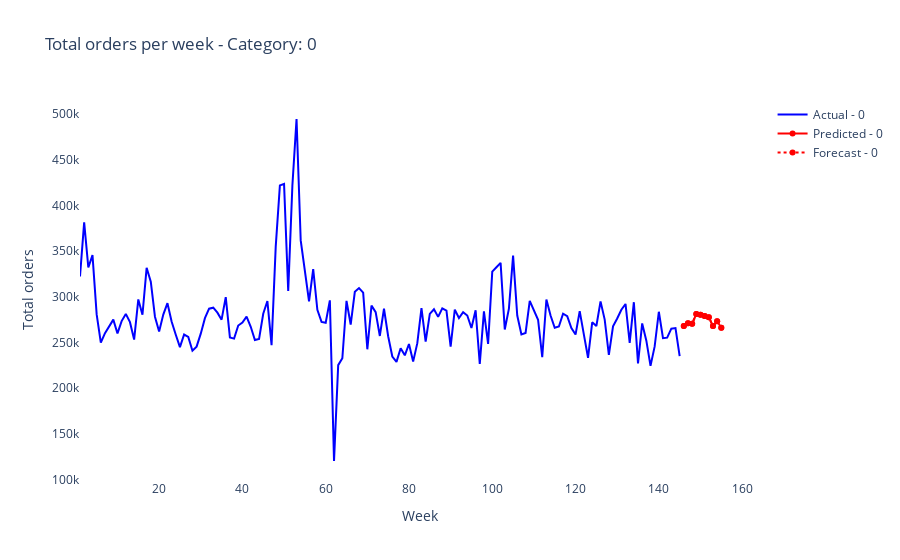
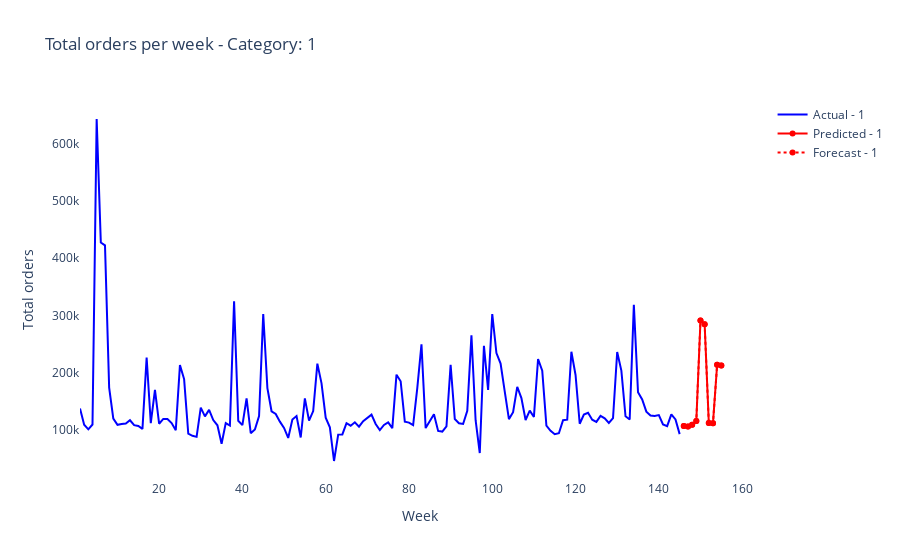
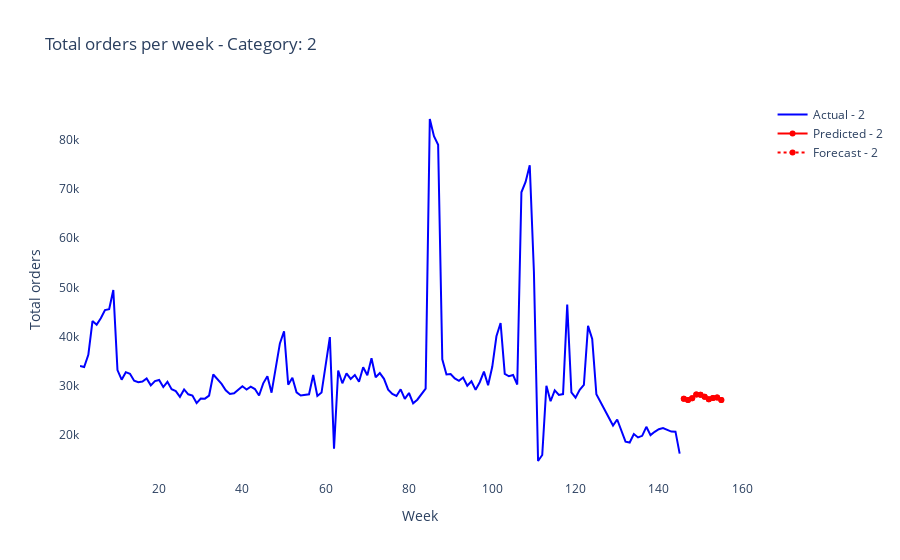
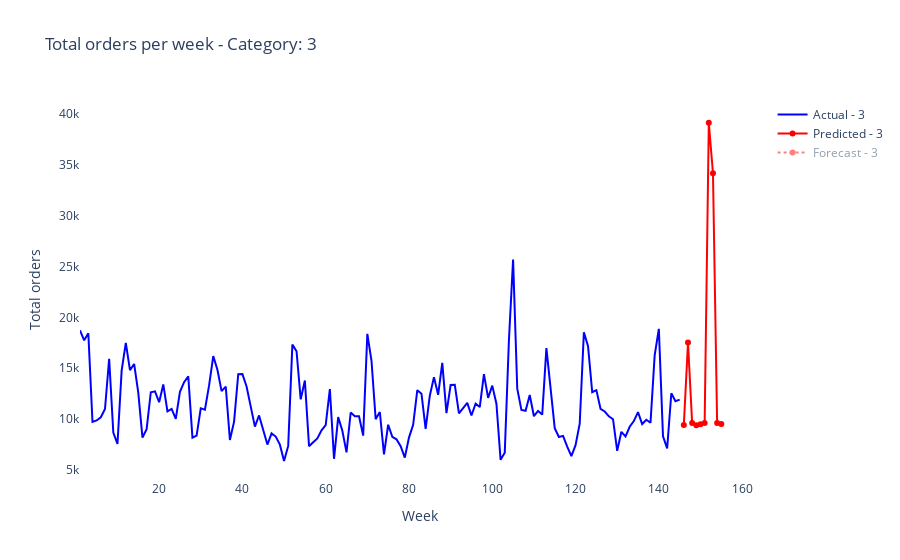

These figures' notebook cell, in order:
### Code cell
categories = ts_cat_actual['category'].unique()
for category in categories:
    forecast_values = model.predict(test_reshaped[:len(ts_cat_pred[ts_cat_pred['category'] == category])]).flatten()
    forecast_weeks = ts_cat_pred[ts_cat_pred['category'] == category]['week']
    
    plot_data = [
        go.Scatter(
            x=ts_cat_actual[ts_cat_actual['category'] == category]['week'],
            y=ts_cat_actual[ts_cat_actual['category'] == category]['num_orders'],
            name=f'Actual - {category}',
            line=dict(color='Blue')
        ),
        go.Scatter(
            x=ts_cat_pred[ts_cat_pred['category'] == category]['week'],
            y=ts_cat_pred[ts_cat_pred['category'] == category]['num_orders'],
            name=f'Predicted - {category}',
            line=dict(color='Red')
        ),
        go.Scatter(
            x=np.concatenate([forecast_weeks]),
            y=np.concatenate([ts_cat_pred[ts_cat_pred['category'] == category]['num_orders'], forecast_values]),
            name=f'Forecast - {category}',
            line=dict(color='Red', dash='dot')
        )
    ]

    plot_layout = go.Layout(
        title=f'Total orders per week - Category: {category}',
        yaxis_title='Total orders',
        xaxis_title='Week',
        plot_bgcolor='rgba(0,0,0,0)'
    )

    fig = go.Figure(data=plot_data, layout=plot_layout)
    pyoff.iplot(fig)

### Figure 1 — Plotly figure (JSON) as saved in the notebook; plotly's stock layout.template omitted (floating-point values rounded to 4 significant figures; data arrays with more than 128 entries replaced by an {"elided": "..."} marker saying what was removed)
{"data": [{"line": {"color": "Blue"}, "name": "Actual - 0", "type": "scatter", "x": {"elided": "145 int values"}, "y": {"elided": "145 int values"}}, {"line": {"color": "Red"}, "name": "Predicted - 0", "type": "scatter", "x": [146, 147, 148, 149, 150, 151, 152, 153, 154, 155], "y": [268100.0, 271000.0, 270700.0, 281200.0, 280400.0, 279100.0, 277900.0, 268000.0, 273400.0, 266300.0]}, {"line": {"color": "Red", "dash": "dot"}, "name": "Forecast - 0", "type": "scatter", "x": [146, 147, 148, 149, 150, 151, 152, 153, 154, 155], "y": [268100.0, 271000.0, 270700.0, 281200.0, 280400.0, 279100.0, 277900.0, 268000.0, 273400.0, 266300.0, 193.6, 193.7, 193.6, 38.94, 38.68, 208.9, 209.2, 192.7, 134.5, 153.4]}], "layout": {"autosize": true, "plot_bgcolor": "rgba(0, 0, 0, 0)", "title": {"text": "Total orders per week - Category: 0"}, "xaxis": {"autorange": true, "range": [1, 163.9], "title": {"text": "Week"}, "type": "linear"}, "yaxis": {"autorange": true, "range": [99660.0, 515400.0], "title": {"text": "Total orders"}, "type": "linear"}}}

### Figure 2 — Plotly figure (JSON) as saved in the notebook; plotly's stock layout.template omitted (floating-point values rounded to 4 significant figures; data arrays with more than 128 entries replaced by an {"elided": "..."} marker saying what was removed)
{"data": [{"line": {"color": "Blue"}, "name": "Actual - 1", "type": "scatter", "x": {"elided": "145 int values"}, "y": {"elided": "145 int values"}}, {"line": {"color": "Red"}, "name": "Predicted - 1", "type": "scatter", "x": [146, 147, 148, 149, 150, 151, 152, 153, 154, 155], "y": [107400.0, 106600.0, 109500.0, 116100.0, 291400.0, 284900.0, 112600.0, 112200.0, 214300.0, 212700.0]}, {"line": {"color": "Red", "dash": "dot"}, "name": "Forecast - 1", "type": "scatter", "x": [146, 147, 148, 149, 150, 151, 152, 153, 154, 155], "y": [107400.0, 106600.0, 109500.0, 116100.0, 291400.0, 284900.0, 112600.0, 112200.0, 214300.0, 212700.0, 193.6, 193.7, 193.6, 38.94, 38.68, 208.9, 209.2, 192.7, 134.5, 153.4]}], "layout": {"autosize": true, "plot_bgcolor": "rgba(0, 0, 0, 0)", "title": {"text": "Total orders per week - Category: 1"}, "xaxis": {"autorange": true, "range": [1, 163.9], "title": {"text": "Week"}, "type": "linear"}, "yaxis": {"autorange": true, "range": [13180.0, 675900.0], "title": {"text": "Total orders"}, "type": "linear"}}}

### Figure 3 — Plotly figure (JSON) as saved in the notebook; plotly's stock layout.template omitted (floating-point values rounded to 4 significant figures; data arrays with more than 128 entries replaced by an {"elided": "..."} marker saying what was removed)
{"data": [{"line": {"color": "Blue"}, "name": "Actual - 2", "type": "scatter", "x": {"elided": "145 int values"}, "y": {"elided": "145 int values"}}, {"line": {"color": "Red"}, "name": "Predicted - 2", "type": "scatter", "x": [146, 147, 148, 149, 150, 151, 152, 153, 154, 155], "y": [27360.0, 27150.0, 27480.0, 28260.0, 28190.0, 27800.0, 27270.0, 27550.0, 27640.0, 27130.0]}, {"line": {"color": "Red", "dash": "dot"}, "name": "Forecast - 2", "type": "scatter", "x": [146, 147, 148, 149, 150, 151, 152, 153, 154, 155], "y": [27360.0, 27150.0, 27480.0, 28260.0, 28190.0, 27800.0, 27270.0, 27550.0, 27640.0, 27130.0, 193.6, 193.7, 193.6, 38.94, 38.68, 208.9, 209.2, 192.7, 134.5, 153.4]}], "layout": {"autosize": true, "plot_bgcolor": "rgba(0, 0, 0, 0)", "title": {"text": "Total orders per week - Category: 2"}, "xaxis": {"autorange": true, "range": [1, 163.9], "title": {"text": "Week"}, "type": "linear"}, "yaxis": {"autorange": true, "range": [10880.0, 88060.0], "title": {"text": "Total orders"}, "type": "linear"}}}

### Figure 4 — Plotly figure (JSON) as saved in the notebook; plotly's stock layout.template omitted (floating-point values rounded to 4 significant figures; data arrays with more than 128 entries replaced by an {"elided": "..."} marker saying what was removed)
{"data": [{"line": {"color": "Blue"}, "name": "Actual - 3", "type": "scatter", "x": {"elided": "145 int values"}, "y": {"elided": "145 int values"}}, {"line": {"color": "Red"}, "name": "Predicted - 3", "type": "scatter", "x": [146, 147, 148, 149, 150, 151, 152, 153, 154, 155], "y": [9408.0, 17530.0, 9608.0, 9406.0, 9494.0, 9620.0, 39110.0, 34150.0, 9610.0, 9506.0]}, {"line": {"color": "Red", "dash": "dot"}, "name": "Forecast - 3", "type": "scatter", "visible": "legendonly", "x": [146, 147, 148, 149, 150, 151, 152, 153, 154, 155], "y": [9408.0, 17530.0, 9608.0, 9406.0, 9494.0, 9620.0, 39110.0, 34150.0, 9610.0, 9506.0, 193.6, 193.7, 193.6, 38.94, 38.68, 208.9, 209.2, 192.7, 134.5, 153.4]}], "layout": {"autosize": true, "dragmode": "zoom", "plot_bgcolor": "rgba(0, 0, 0, 0)", "title": {"text": "Total orders per week - Category: 3"}, "xaxis": {"autorange": true, "range": [1, 163.9], "title": {"text": "Week"}, "type": "linear"}, "yaxis": {"autorange": true, "range": [3993.0, 41790.0], "title": {"text": "Total orders"}, "type": "linear"}}}
